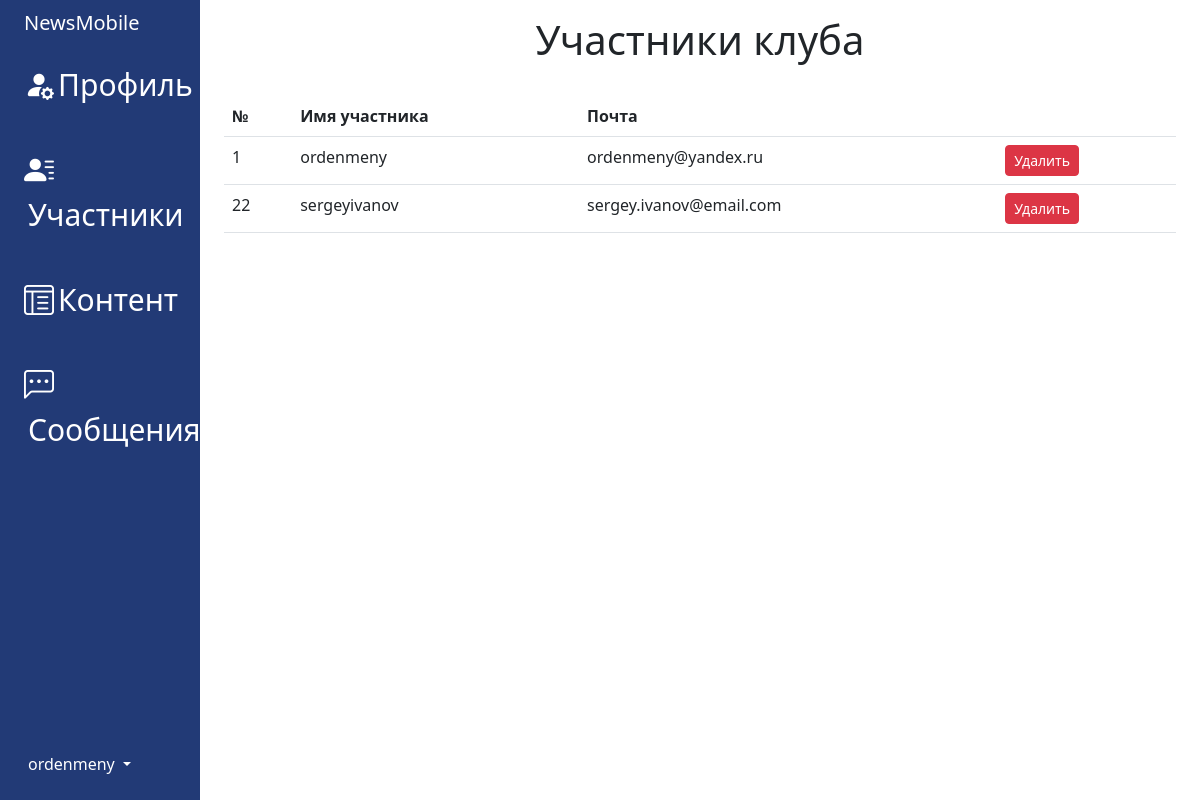
Before: /dashboard/newsmobile/members/ (signed in) with the older database file.
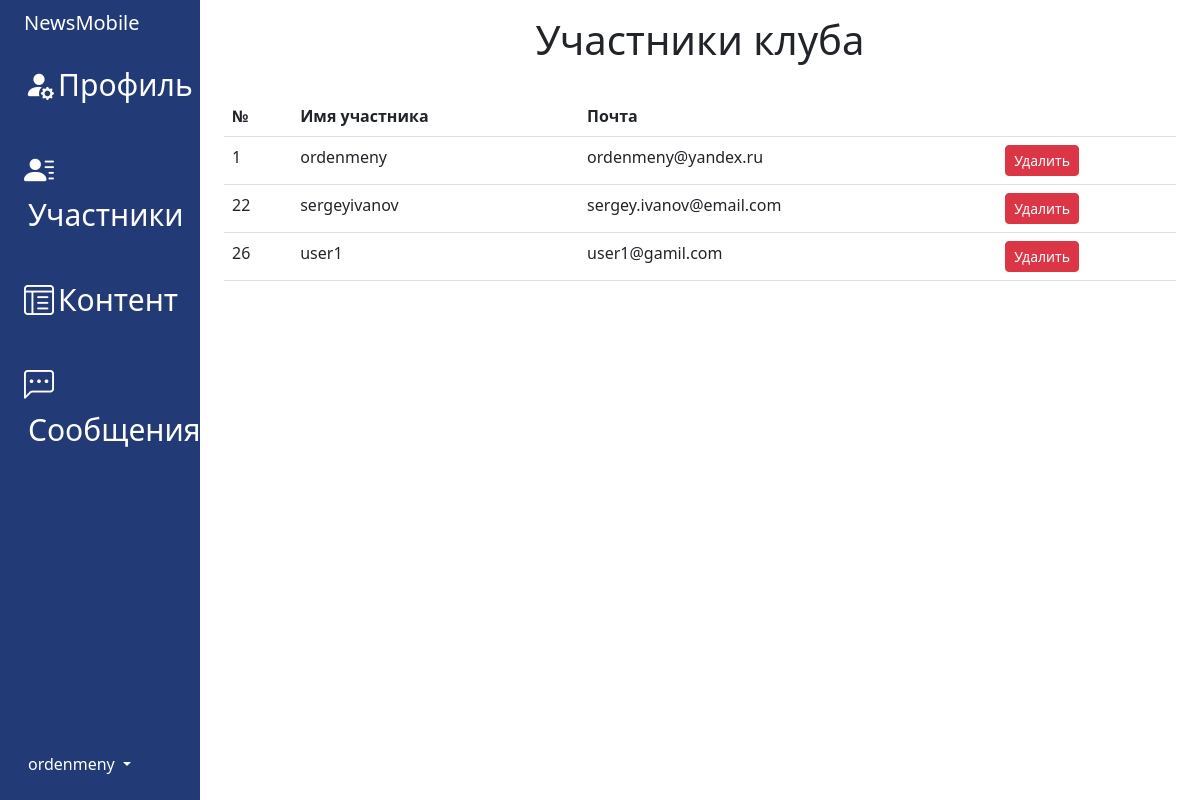
After: the same page with the newer database file.
### accounts/models.py (models this page shows)
class SignUpModel(AbstractUser):
    pass

### dashboard_app/views.py (the view)
# urls.py: path('<slug:slug_club>/members/', members, name='members'),
@login_required
def members(request, slug_club):
    if check_user_club(request, slug_club):
        messages.success(request, 'Доступ закрыт')
        return check_user_club(request, slug_club)
    club = ClubModel.objects.get(slug_club=slug_club)
    context = {
        'members': club.member.all(),
        'slug_club': slug_club,
        'club_name': club.title_club,
    }
    return render(request, template_name='dashboard_app/members.html', context=context)

### dashboard_app/views.py (called while the page is built)
def check_user_club(request, slug_club):
    if not (request.user == ClubModel.objects.get(slug_club=slug_club).manager):
        return redirect('clubs_app:home_page')
    else:
        return False

### dashboard_app/templates/dashboard_app/members.html
{% extends 'dashboard_app/base.html' %}
{% block content %}
    <h1 class="text-center">Участники клуба</h1><br>
    <div class="table-responsive">
        <table class="table table-hover">
            <thead>
            <tr>
                <th scope="col">№</th>
                <th scope="col">Имя участника</th>
                <th scope="col">Почта</th>
                <th></th>
            </tr>
            </thead>
            <tbody>
            {% for member in members %}
                <tr>
                    <td style="" class="">{{ member.pk }}</td>
                    <td>{{ member.username }}</td>
                    <td>{{ member.email }}</td>
                    <td><a class="btn btn-danger btn-sm" href="{% url 'dashboard_app:delete_member' slug_club=slug_club id_member=member.pk %}">Удалить</a></td>
                </tr>
            {% endfor %}
            </tbody>
        </table>
    </div>
{% endblock content %}

### dashboard_app/templates/dashboard_app/base.html (shortened to what this page needs)
<!doctype html>
<html lang="en" data-bs-theme="auto">
<head>
    {% load static %}
    <link href="https://cdn.jsdelivr.net/npm/bootstrap@5.3.0-alpha2/dist/css/bootstrap.min.css" rel="stylesheet"
>
    <link rel="stylesheet" href="{% static 'dashboard_app/css/dashboard.css' %}">
    <link rel="stylesheet" href="https://cdn.jsdelivr.net/npm/bootstrap-icons@1.10.4/font/bootstrap-icons.css">
    <link rel="stylesheet" href="{% static 'ckeditor/ckeditor.css' %}">
</head>
<body>
<div class="container-fluid">
    <div class="row flex-nowrap" style="min-width: 500px">
        <div class="col-auto col-md-3 col-xl-2 px-sm-2 px-0" style="background: #223A76 !important;">
            <div class="d-flex flex-column align-items-center align-items-sm-start px-3 pt-2 text-white min-vh-100">
                <a href="/" class="d-flex align-items-center pb-3 mb-md-0 me-md-auto text-white text-decoration-none">
                    <span class="fs-5 d-none d-sm-inline elements-menu" style="display: block">{{ club_name }}</span>
                </a>
                <ul class="nav nav-pills flex-column mb-sm-auto mb-0 align-items-center align-items-sm-start" id="menu">
                    <li class="nav-item">
                        <a href="{% url 'dashboard_app:profile' slug_club %}"
                           class="nav-link align-middle px-0 elements-menu">
                            <i class="bi bi-person-fill-gear"></i><span class="ms-1 d-none d-sm-inline">Профиль</span>
                        </a>
                    </li>
                    <br>
                    <li class="nav-item">
                        <a href="{% url 'dashboard_app:members' slug_club %}"
                           class="nav-link align-middle px-0 elements-menu">
                            <i class="bi bi-person-lines-fill"></i><span
                                class="ms-1 d-none d-sm-inline">Участники</span>
                        </a>
                    </li>
                    <br>
                    <li class="nav-item">
                        <a href="{% url 'dashboard_app:add_article' slug_club %}"
                           class="nav-link align-middle px-0 elements-menu">
                            <i class="bi bi-layout-text-window-reverse"></i><span class="ms-1 d-none d-sm-inline">Контент</span>
                        </a>
                    </li>
                    <br>
                    <li class="nav-item">
                        <a href="{% url 'dashboard_app:message' slug_club %}" class="nav-link align-middle px-0 elements-menu">
                            <i class="bi bi-chat-left-dots"></i><span class="ms-1 d-none d-sm-inline">Сообщения</span>
                        </a>
                    </li>
                    <br>
                </ul>
                <div class="dropdown pb-4">
                    <a href="#" class="d-flex align-items-center text-white text-decoration-none dropdown-toggle"
                       id="dropdownUser1" data-bs-toggle="dropdown" aria-expanded="false">
                        <span class="d-none d-sm-inline mx-1">{{ request.user }}</span>
                    </a>
                </div>
            </div>
        </div>
        <div class="col py-3">
            <div class="container">
                {% block content %}
                {% endblock %}
            </div>
        </div>
    </div>
</div>
</body>
</html>

Changed rows visible on the page:
now on this page (row edited): SignUpModel: pk "26", username "user1", email "user1@gamil.com"
